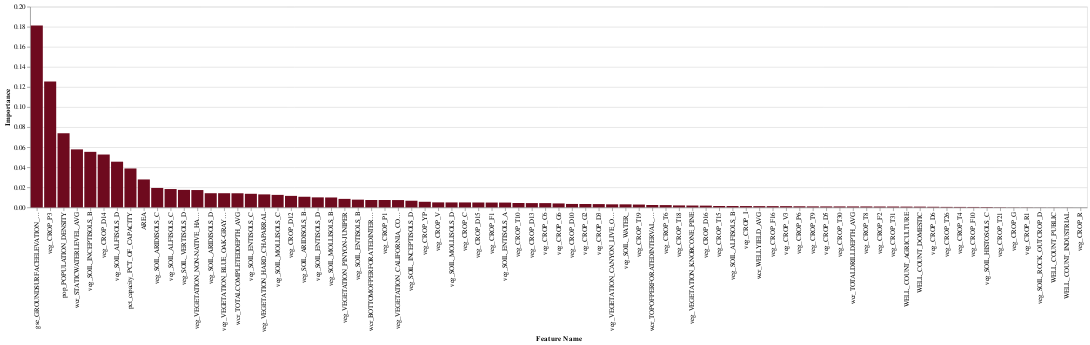

The notebook cell this image was saved under:
### Code cell
draw_feature_importance(col_list, rfreg.feature_importances_)

### Figure 1 — Vega-Lite specification as saved in the notebook (floating-point values rounded to 4 significant figures)
{"config": {"view": {"continuousWidth": 400, "continuousHeight": 300}}, "data": {"name": "data-9e4e8abdfebf0bdf40ad97751f9f675c"}, "mark": {"type": "bar", "color": "#6e0a1e"}, "encoding": {"x": {"field": "Feature Name", "sort": "-y", "type": "nominal"}, "y": {"field": "Importance", "type": "quantitative"}}, "$schema": "https://vega.github.io/schema/vega-lite/v4.17.0.json", "datasets": {"data-9e4e8abdfebf0bdf40ad97751f9f675c": [{"Feature Name": "wcr_TOTALDRILLDEPTH_AVG", "Importance": 0.0009472}, {"Feature Name": "wcr_WELLYIELD_AVG", "Importance": 0.001252}, {"Feature Name": "wcr_STATICWATERLEVEL_AVG", "Importance": 0.0578}, {"Feature Name": "wcr_TOPOFPERFORATEDINTERVAL_AVG", "Importance": 0.002372}, {"Feature Name": "wcr_BOTTOMOFPERFORATEDINTERVAL_AVG", "Importance": 0.007393}, {"Feature Name": "wcr_TOTALCOMPLETEDDEPTH_AVG", "Importance": 0.01407}, {"Feature Name": "veg_VEGETATION_BLUE_OAK-GRAY_PINE", "Importance": 0.01412}, {"Feature Name": "veg_VEGETATION_CALIFORNIA_COAST_LIVE_OAK", "Importance": 0.007305}, {"Feature Name": "veg_VEGETATION_CANYON_LIVE_OAK", "Importance": 0.003057}, {"Feature Name": "veg_VEGETATION_HARD_CHAPARRAL", "Importance": 0.01296}, {"Feature Name": "veg_VEGETATION_KNOBCONE_PINE", "Importance": 0.001857}, {"Feature Name": "veg_VEGETATION_NON-NATIVE_HARDWOOD_FOREST", "Importance": 0.01728}, {"Feature Name": "veg_VEGETATION_PINYON-JUNIPER", "Importance": 0.008479}, {"Feature Name": "veg_SOIL_ALFISOLS_B", "Importance": 0.001355}, {"Feature Name": "veg_SOIL_ALFISOLS_C", "Importance": 0.01829}, {"Feature Name": "veg_SOIL_ALFISOLS_D", "Importance": 0.04554}, {"Feature Name": "veg_SOIL_ARIDISOLS_B", "Importance": 0.0106}, {"Feature Name": "veg_SOIL_ARIDISOLS_C", "Importance": 0.01937}, {"Feature Name": "veg_SOIL_ARIDISOLS_D", "Importance": 0.01412}, {"Feature Name": "veg_SOIL_ENTISOLS_A", "Importance": 0.004799}, {"Feature Name": "veg_SOIL_ENTISOLS_B", "Importance": 0.00772}, {"Feature Name": "veg_SOIL_ENTISOLS_C", "Importance": 0.01355}, {"Feature Name": "veg_SOIL_ENTISOLS_D", "Importance": 0.009989}, {"Feature Name": "veg_SOIL_HISTOSOLS_C", "Importance": 0.000386}, {"Feature Name": "veg_SOIL_INCEPTISOLS_B", "Importance": 0.05535}, {"Feature Name": "veg_SOIL_INCEPTISOLS_D", "Importance": 0.006641}, {"Feature Name": "veg_SOIL_MOLLISOLS_B", "Importance": 0.00988}, {"Feature Name": "veg_SOIL_MOLLISOLS_C", "Importance": 0.01247}, {"Feature Name": "veg_SOIL_MOLLISOLS_D", "Importance": 0.004948}, {"Feature Name": "veg_SOIL_ROCK_OUTCROP_D", "Importance": 6.92e-05}, {"Feature Name": "veg_SOIL_VERTISOLS_D", "Importance": 0.01745}, {"Feature Name": "veg_SOIL_WATER_", "Importance": 0.003046}, {"Feature Name": "veg_CROP_C", "Importance": 0.004939}, {"Feature Name": "veg_CROP_C6", "Importance": 0.00426}, {"Feature Name": "veg_CROP_D10", "Importance": 0.003436}, {"Feature Name": "veg_CROP_D12", "Importance": 0.01148}, {"Feature Name": "veg_CROP_D13", "Importance": 0.004279}, {"Feature Name": "veg_CROP_D14", "Importance": 0.05268}, {"Feature Name": "veg_CROP_D15", "Importance": 0.004885}, {"Feature Name": "veg_CROP_D16", "Importance": 0.00176}, {"Feature Name": "veg_CROP_D3", "Importance": 0.003285}, {"Feature Name": "veg_CROP_D5", "Importance": 0.0009674}, {"Feature Name": "veg_CROP_D6", "Importance": 0.0006121}, {"Feature Name": "veg_CROP_F1", "Importance": 0.004824}, {"Feature Name": "veg_CROP_F10", "Importance": 0.000424}, {"Feature Name": "veg_CROP_F16", "Importance": 0.001239}, {"Feature Name": "veg_CROP_F2", "Importance": 0.0008675}, {"Feature Name": "veg_CROP_G", "Importance": 0.0001244}, {"Feature Name": "veg_CROP_G2", "Importance": 0.003382}, {"Feature Name": "veg_CROP_G6", "Importance": 0.003953}, {"Feature Name": "veg_CROP_I", "Importance": 0.001329}, {"Feature Name": "veg_CROP_P1", "Importance": 0.007363}, {"Feature Name": "veg_CROP_P3", "Importance": 0.1253}, {"Feature Name": "veg_CROP_P6", "Importance": 0.001101}, {"Feature Name": "veg_CROP_R", "Importance": 9.235e-07}, {"Feature Name": "veg_CROP_R1", "Importance": 0.0001146}, {"Feature Name": "veg_CROP_T10", "Importance": 0.004358}, {"Feature Name": "veg_CROP_T15", "Importance": 0.001387}, {"Feature Name": "veg_CROP_T18", "Importance": 0.001967}, {"Feature Name": "veg_CROP_T19", "Importance": 0.002836}, {"Feature Name": "veg_CROP_T21", "Importance": 0.0002216}, {"Feature Name": "veg_CROP_T26", "Importance": 0.0004957}, {"Feature Name": "veg_CROP_T30", "Importance": 0.0009561}, {"Feature Name": "veg_CROP_T31", "Importance": 0.0008505}, {"Feature Name": "veg_CROP_T4", "Importance": 0.0004653}, {"Feature Name": "veg_CROP_T6", "Importance": 0.002288}, {"Feature Name": "veg_CROP_T8", "Importance": 0.0009424}, {"Feature Name": "veg_CROP_T9", "Importance": 0.001001}, {"Feature Name": "veg_CROP_V", "Importance": 0.005}, {"Feature Name": "veg_CROP_V3", "Importance": 0.001232}, {"Feature Name": "veg_CROP_YP", "Importance": 0.005596}, {"Feature Name": "pop_POPULATION_DENSITY", "Importance": 0.0739}, {"Feature Name": "pct_capacity_PCT_OF_CAPACITY", "Importance": 0.03878}, {"Feature Name": "gse_GROUNDSURFACEELEVATION_AVG", "Importance": 0.1812}, {"Feature Name": "WELL_COUNT_AGRICULTURE", "Importance": 0.0007698}, {"Feature Name": "WELL_COUNT_DOMESTIC", "Importance": 0.0007529}, {"Feature Name": "WELL_COUNT_INDUSTRIAL", "Importance": 3.605e-05}, {"Feature Name": "WELL_COUNT_PUBLIC", "Importance": 5.393e-05}, {"Feature Name": "AREA", "Importance": 0.02785}]}}
